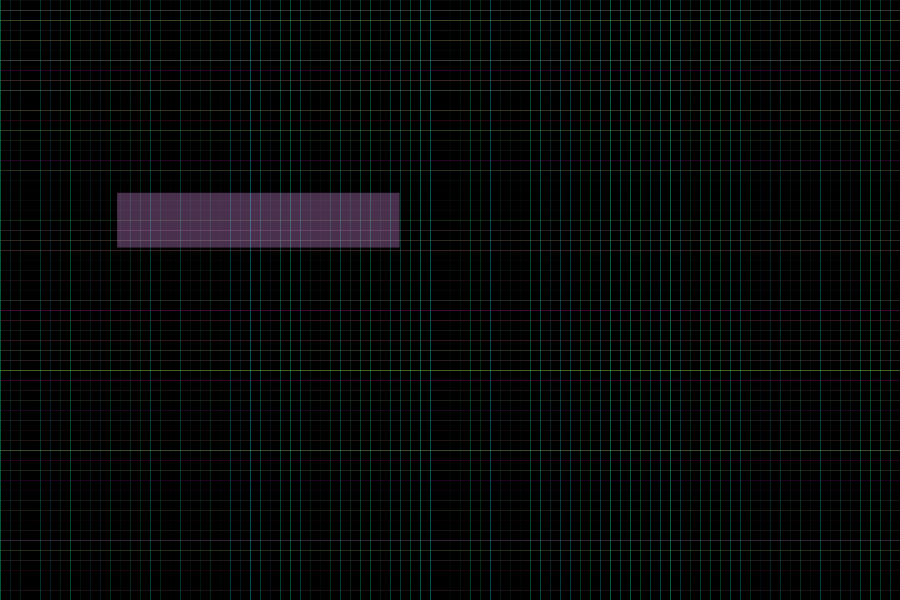
Frame 1 (no input)
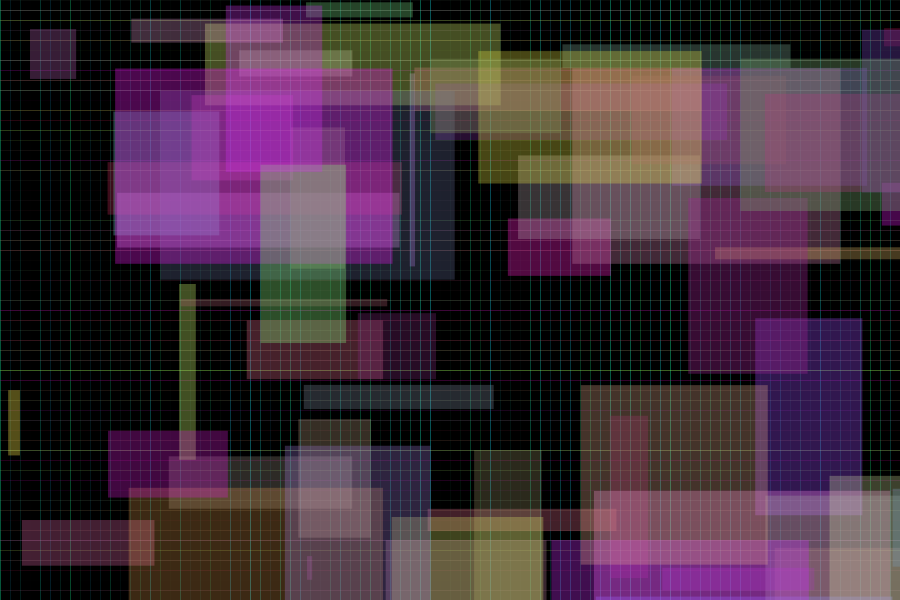
Frame 60 (the mouse pressed at the canvas centre just before this capture)
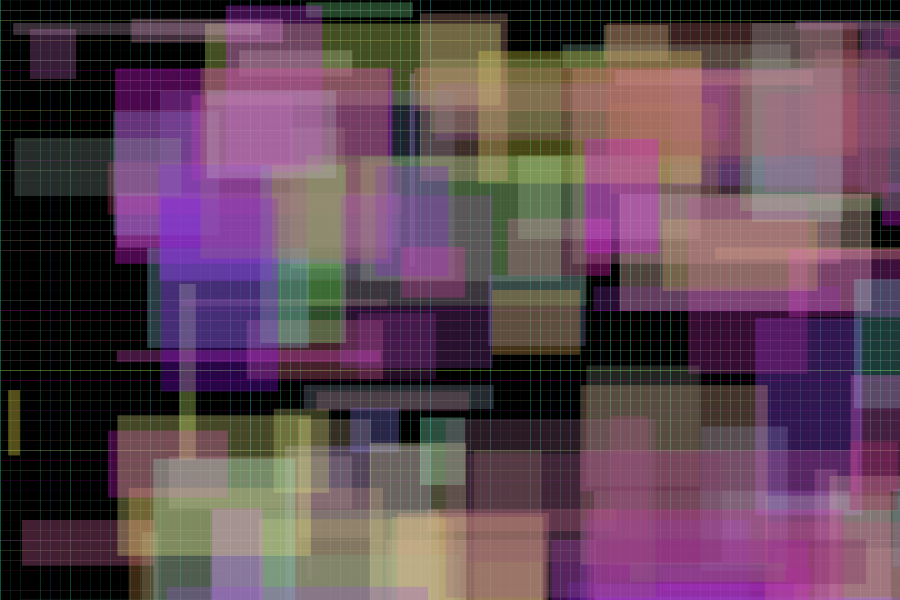
Frame 120 (the mouse held since frame 60 and released just before this capture)

The Processing sketch that drew these frames (run headless with seeded random() and noise(); from frame 60 on, the mouse is pressed at the canvas centre):

// Processing sketch: week2
// ── week2.pde
int x, y = 0;
int endline1 = width;
int endline2 = height;
int s =10;

void setup() {
  size(900, 600);
  background(0);
  frameRate(15);
}

void draw() {
  for (x=0; x<= width; x=x+s) {
    stroke(random(14, 11), random(183, 255), random(120, 255), random(0, 100));
    line(x, y, x, height); // draw vertical lines
  }

  for (x=0; y<= height; y=y+s) {
    stroke(random(157, 103), random(0, 255), random(59, 166), random(0, 100));
    line(x, y, width, y); // draw horizonal lines
  } //background

  // draw rects
  noStroke();
  fill(random(100, 255), random(0, 255), random(70, 255), random(60, 90));
  rect(random(0, 900), random(0, 600), random(5, 300), random(5, 200));
}
